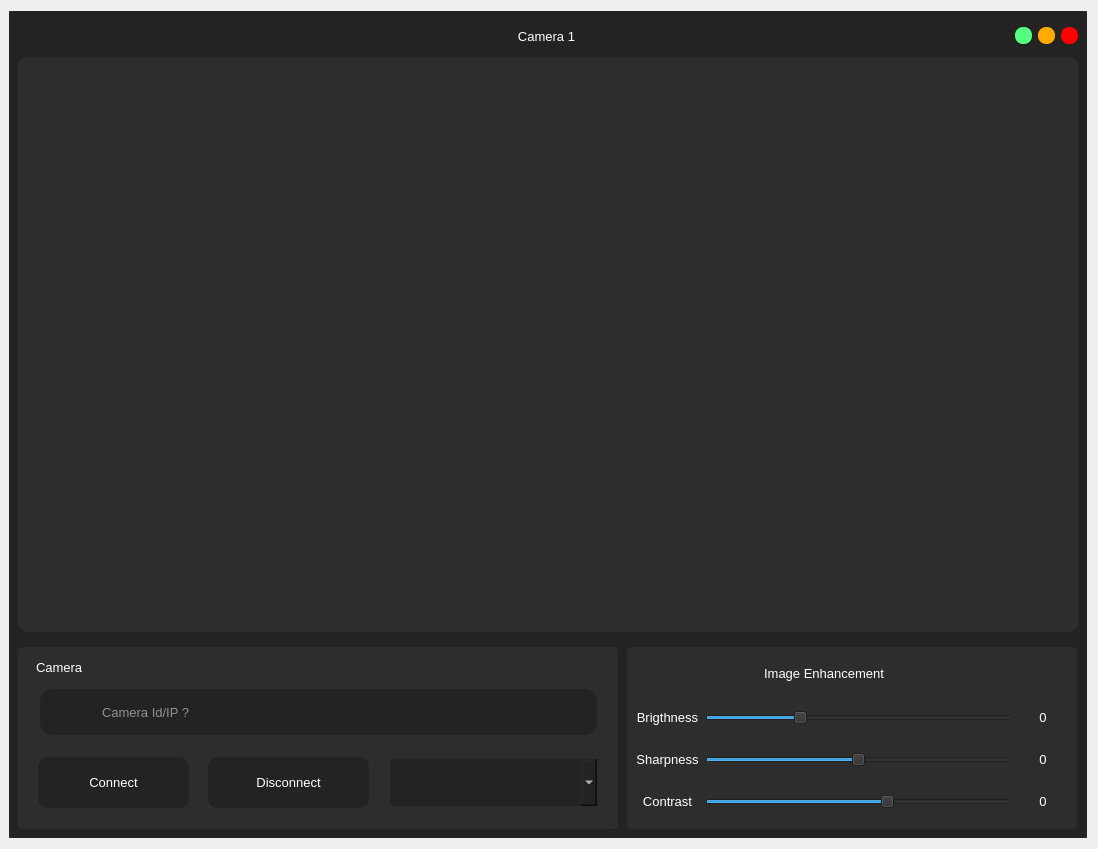
<?xml version="1.0" encoding="UTF-8"?>
<ui version="4.0">
 <class>Dialog</class>
 <widget class="QDialog" name="Dialog">
  <property name="geometry">
   <rect>
    <x>0</x>
    <y>0</y>
    <width>1098</width>
    <height>849</height>
   </rect>
  </property>
  <property name="minimumSize">
   <size>
    <width>1098</width>
    <height>819</height>
   </size>
  </property>
  <property name="maximumSize">
   <size>
    <width>1098</width>
    <height>880</height>
   </size>
  </property>
  <property name="windowTitle">
   <string>Dialog</string>
  </property>
  <layout class="QVBoxLayout" name="verticalLayout">
   <property name="leftMargin">
    <number>9</number>
   </property>
   <item>
    <widget class="QFrame" name="frame">
     <property name="styleSheet">
      <string notr="true">background-color: rgb(45, 45, 45);</string>
     </property>
     <property name="frameShape">
      <enum>QFrame::NoFrame</enum>
     </property>
     <property name="frameShadow">
      <enum>QFrame::Raised</enum>
     </property>
     <layout class="QVBoxLayout" name="verticalLayout_4">
      <property name="spacing">
       <number>0</number>
      </property>
      <property name="leftMargin">
       <number>0</number>
      </property>
      <property name="topMargin">
       <number>0</number>
      </property>
      <property name="rightMargin">
       <number>0</number>
      </property>
      <property name="bottomMargin">
       <number>0</number>
      </property>
      <item>
       <widget class="QFrame" name="frame_2">
        <property name="styleSheet">
         <string notr="true">QFrame{
	background-color: rgb(35, 35, 35);
	border-radius:5px;
}</string>
        </property>
        <property name="frameShape">
         <enum>QFrame::NoFrame</enum>
        </property>
        <property name="frameShadow">
         <enum>QFrame::Raised</enum>
        </property>
        <layout class="QVBoxLayout" name="verticalLayout_2">
         <property name="leftMargin">
          <number>0</number>
         </property>
         <property name="topMargin">
          <number>0</number>
         </property>
         <property name="rightMargin">
          <number>0</number>
         </property>
         <property name="bottomMargin">
          <number>0</number>
         </property>
         <item>
          <widget class="QFrame" name="frame_3">
           <property name="minimumSize">
            <size>
             <width>0</width>
             <height>40</height>
            </size>
           </property>
           <property name="maximumSize">
            <size>
             <width>16777215</width>
             <height>30</height>
            </size>
           </property>
           <property name="frameShape">
            <enum>QFrame::NoFrame</enum>
           </property>
           <property name="frameShadow">
            <enum>QFrame::Raised</enum>
           </property>
           <layout class="QHBoxLayout" name="horizontalLayout">
            <property name="topMargin">
             <number>0</number>
            </property>
            <property name="bottomMargin">
             <number>0</number>
            </property>
            <item>
             <widget class="QLabel" name="label">
              <property name="minimumSize">
               <size>
                <width>60</width>
                <height>0</height>
               </size>
              </property>
              <property name="maximumSize">
               <size>
                <width>60</width>
                <height>16777215</height>
               </size>
              </property>
              <property name="text">
               <string/>
              </property>
              <property name="pixmap">
               <pixmap resource="../resource/asset.qrc">:/icons/asset/video.svg</pixmap>
              </property>
             </widget>
            </item>
            <item>
             <widget class="QLabel" name="label_2">
              <property name="font">
               <font>
                <family>Arial</family>
                <pointsize>10</pointsize>
               </font>
              </property>
              <property name="styleSheet">
               <string notr="true">QLabel{
	color: rgb(255, 255, 255);
}</string>
              </property>
              <property name="text">
               <string>Camera 1</string>
              </property>
              <property name="alignment">
               <set>Qt::AlignCenter</set>
              </property>
             </widget>
            </item>
            <item>
             <widget class="QPushButton" name="btn_minimize">
              <property name="minimumSize">
               <size>
                <width>16</width>
                <height>16</height>
               </size>
              </property>
              <property name="maximumSize">
               <size>
                <width>17</width>
                <height>17</height>
               </size>
              </property>
              <property name="styleSheet">
               <string notr="true">QPushButton{
	background-color: rgb(85, 255, 127);
	border:none;
	border-radius: 8px;
}

QPushButton:hover{	
	background-color: rgba(85, 255, 127,150);
	
}</string>
              </property>
              <property name="text">
               <string/>
              </property>
             </widget>
            </item>
            <item>
             <widget class="QPushButton" name="btn_maximize">
              <property name="minimumSize">
               <size>
                <width>16</width>
                <height>16</height>
               </size>
              </property>
              <property name="maximumSize">
               <size>
                <width>17</width>
                <height>17</height>
               </size>
              </property>
              <property name="styleSheet">
               <string notr="true">QPushButton{
	
	background-color: rgb(255, 170, 0);
	border:none;
	border-radius: 8px;
}

QPushButton:hover{	
	background-color: rgba(255, 170, 0,150);
	
}</string>
              </property>
              <property name="text">
               <string/>
              </property>
             </widget>
            </item>
            <item>
             <widget class="QPushButton" name="btn_close">
              <property name="minimumSize">
               <size>
                <width>16</width>
                <height>16</height>
               </size>
              </property>
              <property name="maximumSize">
               <size>
                <width>17</width>
                <height>17</height>
               </size>
              </property>
              <property name="styleSheet">
               <string notr="true">QPushButton{
	background-color: rgb(255, 0, 0);
	border:none;
	border-radius: 8px;
}

QPushButton:hover{	
	background-color: rgba(255, 0, 0,150);
	
}</string>
              </property>
              <property name="text">
               <string/>
              </property>
             </widget>
            </item>
           </layout>
          </widget>
         </item>
         <item>
          <widget class="QFrame" name="frame_4">
           <property name="frameShape">
            <enum>QFrame::NoFrame</enum>
           </property>
           <property name="frameShadow">
            <enum>QFrame::Raised</enum>
           </property>
           <layout class="QVBoxLayout" name="verticalLayout_3">
            <property name="leftMargin">
             <number>9</number>
            </property>
            <property name="topMargin">
             <number>0</number>
            </property>
            <property name="rightMargin">
             <number>9</number>
            </property>
            <property name="bottomMargin">
             <number>0</number>
            </property>
            <item>
             <widget class="QFrame" name="camera_view">
              <property name="minimumSize">
               <size>
                <width>0</width>
                <height>400</height>
               </size>
              </property>
              <property name="styleSheet">
               <string notr="true">QFrame{
	border-radius:10px;
	background-color: rgb(45, 45, 45);
}</string>
              </property>
              <property name="frameShape">
               <enum>QFrame::NoFrame</enum>
              </property>
              <property name="frameShadow">
               <enum>QFrame::Raised</enum>
              </property>
              <layout class="QVBoxLayout" name="verticalLayout_5">
               <property name="spacing">
                <number>6</number>
               </property>
               <property name="leftMargin">
                <number>0</number>
               </property>
               <property name="topMargin">
                <number>0</number>
               </property>
               <property name="rightMargin">
                <number>0</number>
               </property>
               <property name="bottomMargin">
                <number>0</number>
               </property>
               <item>
                <widget class="QLabel" name="camera_feeds">
                 <property name="font">
                  <font>
                   <family>Arial</family>
                   <pointsize>12</pointsize>
                  </font>
                 </property>
                 <property name="styleSheet">
                  <string notr="true">QLabel{
	color: rgb(255, 255, 255);
	border-radius:10px;
	background-color: rgb(45, 45, 45);
}</string>
                 </property>
                 <property name="text">
                  <string/>
                 </property>
                 <property name="pixmap">
                  <pixmap resource="../resource/asset.qrc">:/icons/asset/camera-off.svg</pixmap>
                 </property>
                 <property name="alignment">
                  <set>Qt::AlignCenter</set>
                 </property>
                </widget>
               </item>
              </layout>
             </widget>
            </item>
           </layout>
          </widget>
         </item>
         <item>
          <widget class="QFrame" name="frame_5">
           <property name="maximumSize">
            <size>
             <width>16777215</width>
             <height>200</height>
            </size>
           </property>
           <property name="frameShape">
            <enum>QFrame::NoFrame</enum>
           </property>
           <property name="frameShadow">
            <enum>QFrame::Raised</enum>
           </property>
           <layout class="QHBoxLayout" name="horizontalLayout_2">
            <property name="spacing">
             <number>9</number>
            </property>
            <property name="leftMargin">
             <number>9</number>
            </property>
            <item>
             <widget class="QFrame" name="frame_6">
              <property name="minimumSize">
               <size>
                <width>600</width>
                <height>0</height>
               </size>
              </property>
              <property name="maximumSize">
               <size>
                <width>550</width>
                <height>16777215</height>
               </size>
              </property>
              <property name="styleSheet">
               <string notr="true">
QFrame{
	background-color: rgb(45, 45, 45);
	border-radius:5px;
}</string>
              </property>
              <property name="frameShape">
               <enum>QFrame::StyledPanel</enum>
              </property>
              <property name="frameShadow">
               <enum>QFrame::Raised</enum>
              </property>
              <widget class="QLabel" name="label_28">
               <property name="geometry">
                <rect>
                 <x>40</x>
                 <y>50</y>
                 <width>31</width>
                 <height>30</height>
                </rect>
               </property>
               <property name="minimumSize">
                <size>
                 <width>0</width>
                 <height>30</height>
                </size>
               </property>
               <property name="maximumSize">
                <size>
                 <width>16777215</width>
                 <height>30</height>
                </size>
               </property>
               <property name="styleSheet">
                <string notr="true">background-color: rgb(35,35,35);</string>
               </property>
               <property name="text">
                <string/>
               </property>
               <property name="pixmap">
                <pixmap resource="../resource/asset.qrc">:/icons/asset/video.svg</pixmap>
               </property>
              </widget>
              <widget class="QPushButton" name="btn_exit_cam_connect">
               <property name="geometry">
                <rect>
                 <x>20</x>
                 <y>110</y>
                 <width>151</width>
                 <height>51</height>
                </rect>
               </property>
               <property name="font">
                <font>
                 <pointsize>10</pointsize>
                </font>
               </property>
               <property name="styleSheet">
                <string notr="true">QPushButton{
	color: rgb(255, 255, 255);
	background-color: rgb(35, 35, 35);
	border:none;
	border-radius: 10px;
}

QPushButton:hover{
	border-radius: 20px;
}

QPushButton:pressed{
	border: 2px solid rgb(255,255,255);	
}</string>
               </property>
               <property name="text">
                <string>Connect</string>
               </property>
               <property name="icon">
                <iconset resource="../resource/asset.qrc">
                 <normaloff>:/icons/asset/video.svg</normaloff>:/icons/asset/video.svg</iconset>
               </property>
               <property name="iconSize">
                <size>
                 <width>30</width>
                 <height>30</height>
                </size>
               </property>
               <property name="flat">
                <bool>true</bool>
               </property>
              </widget>
              <widget class="QLineEdit" name="exit_cam_ip">
               <property name="geometry">
                <rect>
                 <x>20</x>
                 <y>40</y>
                 <width>561</width>
                 <height>50</height>
                </rect>
               </property>
               <property name="minimumSize">
                <size>
                 <width>0</width>
                 <height>50</height>
                </size>
               </property>
               <property name="maximumSize">
                <size>
                 <width>16777215</width>
                 <height>50</height>
                </size>
               </property>
               <property name="font">
                <font>
                 <pointsize>10</pointsize>
                </font>
               </property>
               <property name="styleSheet">
                <string notr="true">QLineEdit{
    background-color: rgb(35,35,35);
	color: rgb(255, 255, 255);
	border: 2px solid  rgb(45, 45, 45);
	border-radius:15px;
	padding-left: 60px;
}

QLineEdit:hover{
	border:2px solid rgb(35, 35, 35);
}

QLineEdit:focus{
	border:2px solid rgb(255, 255, 255);
}</string>
               </property>
               <property name="placeholderText">
                <string>Camera Id/IP ?</string>
               </property>
               <property name="clearButtonEnabled">
                <bool>true</bool>
               </property>
              </widget>
              <widget class="QPushButton" name="btn_exit_cam_disconect">
               <property name="geometry">
                <rect>
                 <x>190</x>
                 <y>110</y>
                 <width>161</width>
                 <height>51</height>
                </rect>
               </property>
               <property name="font">
                <font>
                 <pointsize>10</pointsize>
                </font>
               </property>
               <property name="styleSheet">
                <string notr="true">QPushButton{
	color: rgb(255, 255, 255);
	background-color: rgb(35, 35, 35);
	border:none;
	border-radius: 10px;
}

QPushButton:hover{
	border-radius: 20px;
}

QPushButton:pressed{
	border: 2px solid rgb(255,255,255);	
}</string>
               </property>
               <property name="text">
                <string>Disconnect</string>
               </property>
               <property name="icon">
                <iconset resource="../resource/asset.qrc">
                 <normaloff>:/icons/asset/video-off.svg</normaloff>:/icons/asset/video-off.svg</iconset>
               </property>
               <property name="iconSize">
                <size>
                 <width>30</width>
                 <height>30</height>
                </size>
               </property>
               <property name="flat">
                <bool>true</bool>
               </property>
              </widget>
              <widget class="QLabel" name="label_15">
               <property name="geometry">
                <rect>
                 <x>10</x>
                 <y>10</y>
                 <width>131</width>
                 <height>20</height>
                </rect>
               </property>
               <property name="minimumSize">
                <size>
                 <width>0</width>
                 <height>20</height>
                </size>
               </property>
               <property name="maximumSize">
                <size>
                 <width>16777215</width>
                 <height>20</height>
                </size>
               </property>
               <property name="font">
                <font>
                 <family>Arial</family>
                 <pointsize>10</pointsize>
                </font>
               </property>
               <property name="styleSheet">
                <string notr="true">color: rgb(255, 255, 255);
padding-left:5px;</string>
               </property>
               <property name="text">
                <string>Camera </string>
               </property>
               <property name="alignment">
                <set>Qt::AlignLeading|Qt::AlignLeft|Qt::AlignVCenter</set>
               </property>
              </widget>
              <widget class="QComboBox" name="comboBox">
               <property name="geometry">
                <rect>
                 <x>370</x>
                 <y>110</y>
                 <width>211</width>
                 <height>51</height>
                </rect>
               </property>
               <property name="minimumSize">
                <size>
                 <width>0</width>
                 <height>51</height>
                </size>
               </property>
               <property name="maximumSize">
                <size>
                 <width>16777215</width>
                 <height>51</height>
                </size>
               </property>
               <property name="font">
                <font>
                 <pointsize>10</pointsize>
                </font>
               </property>
               <property name="styleSheet">
                <string notr="true">QComboBox{
	color: rgb(255, 255, 255);
	border: 2px solid rgb(45, 45, 45);
	padding-left:10px;
	border-radius: 5px;
	background-color: rgb(35, 35, 35);
}</string>
               </property>
               <property name="frame">
                <bool>false</bool>
               </property>
              </widget>
              <zorder>btn_exit_cam_connect</zorder>
              <zorder>exit_cam_ip</zorder>
              <zorder>btn_exit_cam_disconect</zorder>
              <zorder>label_28</zorder>
              <zorder>label_15</zorder>
              <zorder>comboBox</zorder>
             </widget>
            </item>
            <item>
             <widget class="QFrame" name="frame_7">
              <property name="maximumSize">
               <size>
                <width>450</width>
                <height>16777215</height>
               </size>
              </property>
              <property name="styleSheet">
               <string notr="true">QFrame{
	background-color: rgb(45, 45, 45);
	border-radius:5px;
}</string>
              </property>
              <property name="frameShape">
               <enum>QFrame::NoFrame</enum>
              </property>
              <property name="frameShadow">
               <enum>QFrame::Raised</enum>
              </property>
              <layout class="QGridLayout" name="gridLayout">
               <property name="verticalSpacing">
                <number>20</number>
               </property>
               <item row="2" column="2">
                <widget class="QLabel" name="sharpness_value">
                 <property name="minimumSize">
                  <size>
                   <width>50</width>
                   <height>0</height>
                  </size>
                 </property>
                 <property name="font">
                  <font>
                   <family>Arial</family>
                   <pointsize>10</pointsize>
                   <weight>50</weight>
                   <bold>false</bold>
                  </font>
                 </property>
                 <property name="styleSheet">
                  <string notr="true">QLabel{
	color: rgb(255, 255, 255);
	background-color: rgb(45, 45, 45);
	border-radius: 10px;
}</string>
                 </property>
                 <property name="text">
                  <string>0</string>
                 </property>
                 <property name="alignment">
                  <set>Qt::AlignCenter</set>
                 </property>
                </widget>
               </item>
               <item row="2" column="1">
                <widget class="QSlider" name="sharpness">
                 <property name="maximum">
                  <number>100</number>
                 </property>
                 <property name="value">
                  <number>50</number>
                 </property>
                 <property name="orientation">
                  <enum>Qt::Horizontal</enum>
                 </property>
                </widget>
               </item>
               <item row="1" column="1">
                <widget class="QSlider" name="brigthness">
                 <property name="toolTip">
                  <string/>
                 </property>
                 <property name="maximum">
                  <number>100</number>
                 </property>
                 <property name="value">
                  <number>30</number>
                 </property>
                 <property name="orientation">
                  <enum>Qt::Horizontal</enum>
                 </property>
                </widget>
               </item>
               <item row="3" column="2">
                <widget class="QLabel" name="contrast_value">
                 <property name="minimumSize">
                  <size>
                   <width>50</width>
                   <height>0</height>
                  </size>
                 </property>
                 <property name="font">
                  <font>
                   <family>Arial</family>
                   <pointsize>10</pointsize>
                   <weight>50</weight>
                   <bold>false</bold>
                  </font>
                 </property>
                 <property name="styleSheet">
                  <string notr="true">QLabel{
	color: rgb(255, 255, 255);
	background-color: rgb(45, 45, 45);
	border-radius: 10px;
}</string>
                 </property>
                 <property name="text">
                  <string>0</string>
                 </property>
                 <property name="alignment">
                  <set>Qt::AlignCenter</set>
                 </property>
                </widget>
               </item>
               <item row="2" column="0">
                <widget class="QLabel" name="entry_erosion_label">
                 <property name="font">
                  <font>
                   <family>Arial</family>
                   <pointsize>10</pointsize>
                   <weight>50</weight>
                   <bold>false</bold>
                  </font>
                 </property>
                 <property name="styleSheet">
                  <string notr="true">QLabel{
	color: rgb(255, 255, 255);
	background-color: rgb(45, 45, 45);
	border-radius: 10px;
}</string>
                 </property>
                 <property name="text">
                  <string>Sharpness</string>
                 </property>
                 <property name="alignment">
                  <set>Qt::AlignCenter</set>
                 </property>
                </widget>
               </item>
               <item row="3" column="1">
                <widget class="QSlider" name="contrast">
                 <property name="maximum">
                  <number>100</number>
                 </property>
                 <property name="value">
                  <number>60</number>
                 </property>
                 <property name="orientation">
                  <enum>Qt::Horizontal</enum>
                 </property>
                </widget>
               </item>
               <item row="1" column="2">
                <widget class="QLabel" name="brightness_value">
                 <property name="minimumSize">
                  <size>
                   <width>50</width>
                   <height>0</height>
                  </size>
                 </property>
                 <property name="font">
                  <font>
                   <family>Arial</family>
                   <pointsize>10</pointsize>
                   <weight>50</weight>
                   <bold>false</bold>
                  </font>
                 </property>
                 <property name="styleSheet">
                  <string notr="true">QLabel{
	color: rgb(255, 255, 255);
	background-color: rgb(45, 45, 45);
	border-radius: 10px;
}</string>
                 </property>
                 <property name="text">
                  <string>0</string>
                 </property>
                 <property name="alignment">
                  <set>Qt::AlignCenter</set>
                 </property>
                </widget>
               </item>
               <item row="1" column="0">
                <widget class="QLabel" name="entry_dilation_label">
                 <property name="font">
                  <font>
                   <family>Arial</family>
                   <pointsize>10</pointsize>
                   <weight>50</weight>
                   <bold>false</bold>
                  </font>
                 </property>
                 <property name="styleSheet">
                  <string notr="true">QLabel{
	color: rgb(255, 255, 255);
	background-color: rgb(45, 45, 45);
	border-radius: 10px;
}</string>
                 </property>
                 <property name="text">
                  <string>Brigthness</string>
                 </property>
                 <property name="alignment">
                  <set>Qt::AlignCenter</set>
                 </property>
                </widget>
               </item>
               <item row="0" column="0" colspan="2">
                <widget class="QLabel" name="label_14">
                 <property name="minimumSize">
                  <size>
                   <width>0</width>
                   <height>20</height>
                  </size>
                 </property>
                 <property name="maximumSize">
                  <size>
                   <width>16777215</width>
                   <height>20</height>
                  </size>
                 </property>
                 <property name="font">
                  <font>
                   <family>Arial</family>
                   <pointsize>10</pointsize>
                  </font>
                 </property>
                 <property name="styleSheet">
                  <string notr="true">color: rgb(255, 255, 255);</string>
                 </property>
                 <property name="text">
                  <string>Image Enhancement</string>
                 </property>
                 <property name="alignment">
                  <set>Qt::AlignCenter</set>
                 </property>
                </widget>
               </item>
               <item row="3" column="0">
                <widget class="QLabel" name="entry_blur_label">
                 <property name="font">
                  <font>
                   <family>Arial</family>
                   <pointsize>10</pointsize>
                   <weight>50</weight>
                   <bold>false</bold>
                  </font>
                 </property>
                 <property name="styleSheet">
                  <string notr="true">QLabel{
	color: rgb(255, 255, 255);
	background-color: rgb(45, 45, 45);
	border-radius: 10px;
}</string>
                 </property>
                 <property name="text">
                  <string>Contrast</string>
                 </property>
                 <property name="alignment">
                  <set>Qt::AlignCenter</set>
                 </property>
                </widget>
               </item>
              </layout>
             </widget>
            </item>
           </layout>
          </widget>
         </item>
        </layout>
       </widget>
      </item>
     </layout>
    </widget>
   </item>
  </layout>
 </widget>
 <resources>
  <include location="../resource/asset.qrc"/>
 </resources>
 <connections/>
</ui>
